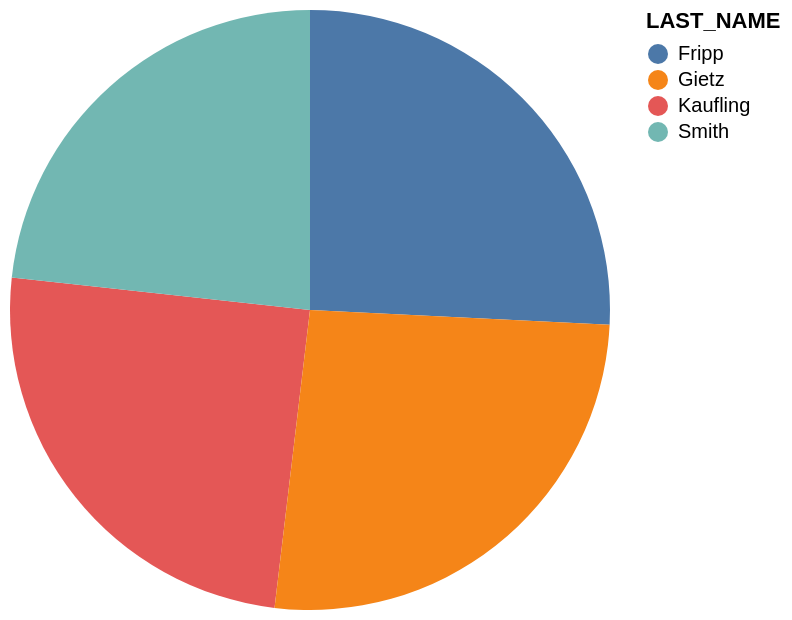

This figure's Vega-Lite source:
### Vega-Lite specification from a JSON file in a GitHub repository (floating-point values rounded to 4 significant figures)
{"data": {"values": [{"x_data": "Fripp", "y_data": 8200}, {"x_data": "Kaufling", "y_data": 7900}, {"x_data": "Smith", "y_data": 7400}, {"x_data": "Gietz", "y_data": 8300}]}, "mark": "arc", "encoding": {"theta": {"field": "y_data", "type": "quantitative", "title": "SALARY"}, "color": {"field": "x_data", "type": "nominal", "title": "LAST_NAME"}}}
